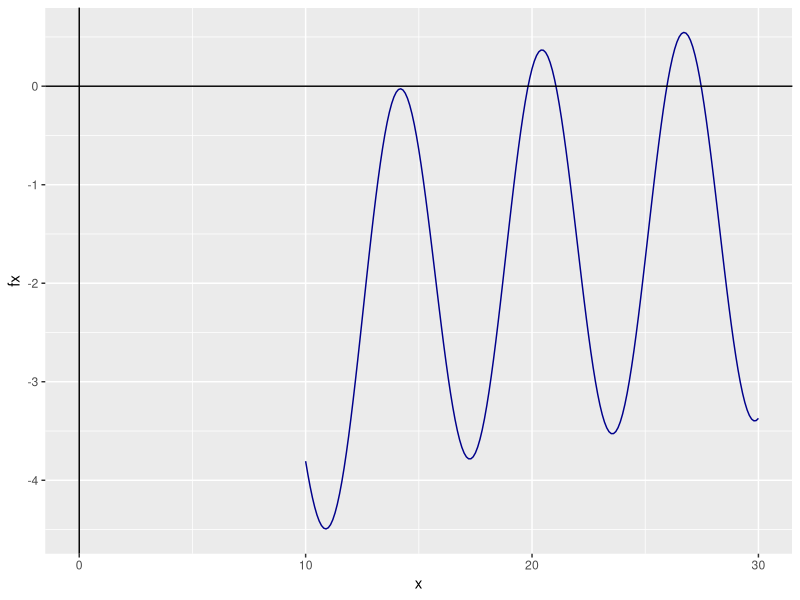
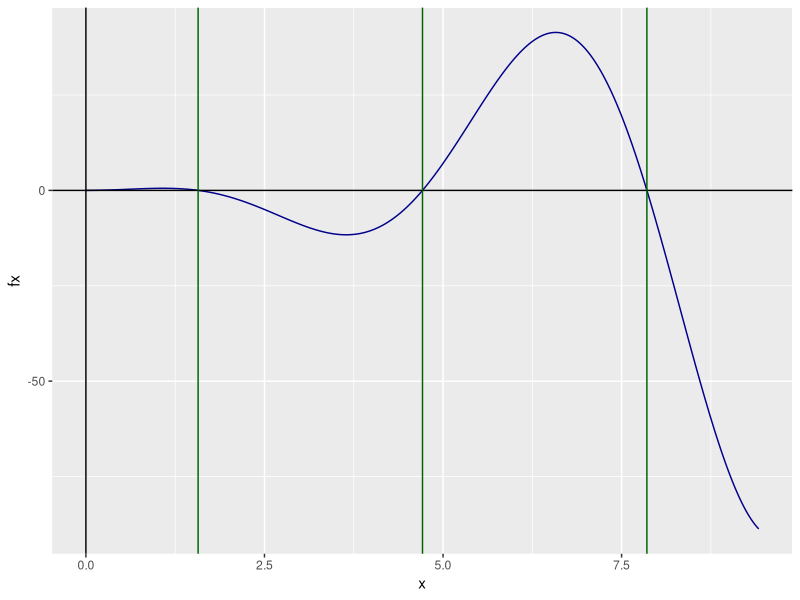

The R source for these figures, in order:
## ---- chunk 1
knitr::opts_chunk$set(echo = FALSE)
setwd(dirname(rstudioapi::getActiveDocumentContext()$path))
write_matex2 <- function(x) {
  begin = "\\begin{bmatrix}"
  end = "\\end{bmatrix}"
  X =
    apply(x, 1, function(x) {
      paste(
        paste(x, collapse = "&"),
        "\\\\"
      )
    })
  paste(c(begin, X, end), collapse = "")
}
## ---- chunk 2
  # Remplace 000000 a continuación por su número de resgistro y no edite nada más en este bloque
  NroReg = 895700
## ---- chunk 3
  d1 = floor( NroReg/10^5 )
  d2 = floor( (NroReg - d1*10^5)/10^4 )
  d3 = floor( (NroReg - d1*10^5 - d2*10^4)/10^3 )
  d4 = floor( (NroReg - d1*10^5 - d2*10^4 - d3*10^3)/10^2 )
  d5 = floor( (NroReg - d1*10^5 - d2*10^4 - d3*10^3 - d4*10^2)/10^1)
  d6 = floor( (NroReg - d1*10^5 - d2*10^4 - d3*10^3 - d4*10^2 - d5*10^1)/10^0)
## ---- chunk 4
  # Ingrese en este bloque de código las librerías que utilizará
  library(ggplot2)
  library(flextable)
  library(tidyverse)

## ---- chunk 5
 # Edite las líneas que considere erróneas
  NewtonRapshon <- function(f,df,p0,Tol,N){
    #Paso 1
    i = 1
    #Paso 2
    while (i <= N){
      #Paso 3
        p = p0 - f(p0)/df(p0) #df(p0)/f(p0)
      #Paso 4
        if (abs(p-p0) < Tol){return(p)} #abs[p0-p]. Agregue los corchetes. Return(p)
      #Paso 5
        i = i + 1
      #Paso 6
        p0 = p
    }
    #Paso 7
      return(paste('El método falla luego de ', N, ' iteraciones')) #cambie n por N
  }
## ---- chunk 6
f <- function(x){
  return(2*sin(x)-exp(10/x))
}

#Instancio un vector que me va a indicar los puntos en la función
x <- seq(10, 30, by = 0.1)

#Genero los puntos
fx <- f(x)

#Creo un data frame con los x e y
df <- data.frame(x, fx)

#Instancio los datos
gg_fx <- ggplot(data = df)

#Agrego la capa con los datos
gg_fx <- gg_fx + aes(x = x, y = fx)

#Est grafica una linea
gg_fx <- gg_fx + geom_line(linetype = 1, colour = "darkblue")

#Agrego el eje X
gg_fx <- gg_fx + geom_vline(xintercept = 0, linetype = 1)

#Agrego el eje Y
gg_fx <- gg_fx + geom_hline(yintercept = 0, linetype = 1)

#Grafico
gg_fx
## ---- chunk 7
  # En este bloque, aplique el algoritmo de NR para hallar las raíces. No olvide imprimir los resultados.
  # Incluya aquí mismo cualquier cálculo adicional que requiera.


df <- function(x){return(eval(D(expression(2*sin(x)-exp(10/x)), "x"), list(x = x)))}

NewtonRapshon(f = f(x=20), df = df(x=20), p0 = 20, 0.0001, 100)
NewtonRapshon(f = f(x=21), df = df(x=21), p0 = 21, 0.0001, 100)
NewtonRapshon(f = f(x=26), df = df(x=26), p0 = 26, 0.0001, 100)
NewtonRapshon(f = f(x=27), df = df(x=27), p0 = 27, 0.0001, 100)
## ---- chunk 8
f <- function(x){
  return(2*sin(x)-exp(10/x))
}
NewtonRapshon <- function(f,df,p0,Tol,N){
    #Paso 1
    i = 1
    #Paso 2
    while (i <= N){
      #Paso 3
        p = p0 - f(p0)/df(p0) #df(p0)/f(p0)
      #Paso 4
        if (abs(p-p0) < Tol){return(p0)} #abs[p0-p]. Agregue los corchetes 
      #Paso 5
        i = i + 1
      #Paso 6
        p0 = p
      
      #Para que imprima 7 veces
        if (i <= 7) {
          print(p0)
        }
    }
    #Paso 7
      return(paste('El método falla luego de ', N, ' iteraciones')) #cambie n por N
}

p0 <- 17
NewtonRapshon(f = f(x=p0), df = df(x=p0), p0 = p0, 0.0001, 100)
## ---- chunk 9
# Ingrese aquí la función con el algoritmo que programó del método de Regula Falsi

f <- function(x){
  return(x^2*cos(x))
}

FalsaPosicion <- function(p0, p1, tol, n = 100){
  
  q0 <- f(p0)
  q1 <- f(p1)
  
  for (i in 2:n){
    p = p1 -q1*(p1-p0)/(q1-q0)
    
    if (abs(p-p1) < tol){
      return(p)
    }
    
    q = f(p)
    
    if (q*q1 < 0){
      p0 <- p1
      q0 <- q1
    }
    
    p1 <- p
    q1 <- q
  }
  
  return(paste("El método falló luego de ", n, " iteraciones"))
}
## ---- chunk 10
  # En este bloque, aplique el algoritmo de RF para hallar las raíces. No olvide imprimir los resultados.
  # Incluya aquí mismo cualquier cálculo adicional que requiera.

#Se observa un raiz en aproximadamente 0
raiz0 <- FalsaPosicion(p0 = 0, p1 = 0.1, tol = 0.0000001)
raiz0
#Se observa una raiz entre 1.5 y 1.8
raiz1 <- FalsaPosicion(p0 = 1.5, p1 = 1.8, tol = 0.0000001)
raiz1
#Se observa una raiz entre 5.5 y 5.8
raiz2 <- FalsaPosicion(p0 = 5.5, p1 = 5.8, tol = 0.0000001)
raiz2
#Se observa una raiz entre 7.5 y 8
raiz3 <-FalsaPosicion(p0 = 7.5, p1 = 8, tol = 0.0000001)
raiz3
## ---- chunk 11
  # Aquí puede modificar el algoritmo RF del punto anterior para que imprima, o bien puede realizar las cuentas "a mano" (paso a paso, cada una de las iteraciones)
FalsaPosicion <- function(p0, p1, tol, n = 100){
  
  q0 <- f(p0)
  q1 <- f(p1)
  
  p = p1 -q1*(p1-p0)/(q1-q0)
    
  q = f(p)
    
  if (q*q1 < 0){
    p0 <- p1
    q0 <- q1
  }
    
  p1 <- p
  q1 <- q
  
  return(p)
}
FalsaPosicion(p0 = 5, p1 = 6, tol = 0.0000001, n = 0)
## ---- chunk 12
#Instancio un vector que me va a indicar los puntos en la función
x <- seq(0, 3*pi, by = 0.01)

#Genero los puntos
fx <- f(x)

#Creo un data frame con los x e y
df <- data.frame(x, fx)

#Instancio los datos
gg_fx <- ggplot(data = df)

#Agrego la capa con los datos
gg_fx <- gg_fx + aes(x = x, y = fx)

#Est grafica una linea
gg_fx <- gg_fx + geom_line(linetype = 1, colour = "darkblue")

#Agrego el eje X
gg_fx <- gg_fx + geom_vline(xintercept = 0, linetype = 1)

#Agrego el eje Y
gg_fx <- gg_fx + geom_hline(yintercept = 0, linetype = 1)

#Agrego la línea vertical en las raices
gg_fx <- gg_fx + geom_vline(xintercept = raiz1, linetype = 1, colour="darkgreen")
gg_fx <- gg_fx + geom_vline(xintercept = raiz2, linetype = 1, colour="darkgreen")
gg_fx <- gg_fx + geom_vline(xintercept = raiz3, linetype = 1, colour="darkgreen")

#Grafico
gg_fx
## ---- chunk 13
  set.seed(NroReg)
  datos = matrix(rnorm(3000,10,2),nrow = 1000, ncol = 3)
  A = round(cor(datos),4)
  rm(datos)
  B = matrix(round(rnorm(16,20,5),0),nrow = 4, ncol = 4)
## ---- chunk 14
  # En este bloque de código debe ingresar su algoritmo de Cholesky
Cholesky <- function(A){
  n <- nrow(A)
  
  L <- matrix(rep(0, times = n^2), nrow = n, ncol = n, byrow = TRUE)
  
  # Paso 1 ------------------------------------------------------------------
  L[1,1] <- sqrt(A[1,1])
  

  # Paso 2 ------------------------------------------------------------------
  for (j in 2:n){
    L[j,1] <- A[j,1]/L[1,1]
  }
  

  # Paso 3 ------------------------------------------------------------------
  for (i in 2:(n-1)) {

    # Paso 4 ------------------------------------------------------------------
    suma <- 0
    for (k in 1:(i-1)) {
      suma <- suma + L[i,k]^2
    }
    
    L[i,i] <- sqrt(A[i,i] - suma)
    

    # Paso 5 ------------------------------------------------------------------
    for (j in (i+1):n) {
      
      suma <- 0
      for (k in 1:(i-1)) {
        suma <- suma + L[j,k]*L[i,k]
      }
      
      L[j,i] <- (A[j,i] - suma)/L[i,i] 
      
    }
  }
  
  # Paso 6 ------------------------------------------------------------------
  suma <- 0
  for (k in 1:(n-1)) {
    suma <- suma + L[n,k]^2
  }
  
  L[n,n] <- sqrt(A[n,n]-suma)
  
  return(L)
  
}
## ---- chunk 15
  # En este bloque de código debe Aplicar el algoritmo a la matriz A, e imprimir el resultado
  A <- matrix(c(1, 0.0481, 0.0105,
              0.0481, 1, 0.0116,
              0.0105, 0.0116, 1), nrow = 3, ncol = 3, byrow = TRUE)

test <- Cholesky(A)

print(test)
## ---- chunk 16
  # En este bloque de código debe ingresar su algoritmo LU
LU <- function(matriz_coeficientes){
  n_incognitas = nrow(matriz_coeficientes)
  
  L <- matrix(rep(0, times = n_incognitas^2), nrow = n_incognitas, ncol = n_incognitas, byrow = TRUE)
  U <- matrix(rep(0, times = n_incognitas^2), nrow = n_incognitas, ncol = n_incognitas, byrow = TRUE)
  
  # -------- PASO 1
  for (i in 1:(n_incognitas-1)) {
    #Completo con 1 la diagonal principal de L.
    L[i,i] <- 1
    
    for (j in (i+1):n_incognitas) {
      L[i,j] <- 0
    }
  }
  
  #El último lo completo a mano
  L[n_incognitas, n_incognitas] <- 1
  
  U[1,1] <- matriz_coeficientes[1,1]
  
  
  if(U[1,1] == 0){
    return("factorizacion imposible")
  }
  
  # -------- PASO 2
  
  for (j in 2:n_incognitas) {
    U[1,j] <- matriz_coeficientes[1,j]
    L[j,1] <- matriz_coeficientes[j,1]/U[1,1]
  }
  
  
  # -------- PASO 3
  
  for(i in 2:(n_incognitas-1)){
    
    # -------- PASO 4
    suma <- 0
    for (k in 1:(i-1)) {
      suma <- suma + L[i,k]*U[k,i]
    }
    
    U[i,i] <- matriz_coeficientes[i,i] - suma
    
    
    if(U[i,i] == 0){
      return("factorizacion imposible")
    }
    
    # -------- PASO 5
    
    for (j in (i+1):n_incognitas) {
      sumaU <- 0
      sumaL <- 0
      for (k in 1:(i-1)) {
        sumaU <- sumaU + L[i,k]*U[k,j]
        sumaL <- sumaL + L[j,k]*U[k,i]
      }
      
      U[i,j] <- (1/L[i,i])* (matriz_coeficientes[i,j] - sumaU)
      L[j,i] <- (1/U[i,i])* (matriz_coeficientes[j,i] - sumaL)
      
    }
    
    
  }
  
  
  # -------- PASO 6
  
  
  suma <- 0
  for (k in 1:(n_incognitas-1)) {
    suma <- suma + L[n_incognitas,k]*U[k,n_incognitas]
  }
  U[n_incognitas, n_incognitas] <- matriz_coeficientes[n_incognitas,n_incognitas] - suma
  
  
  # -------- PASO 7
  return(list("L" = L, "U" = U))
}
## ---- chunk 17
  # En este bloque de código debe Aplicar el algoritmo a la matriz A, e imprimir el resultado
    
A <- matrix(c(20, 18, 16, 18,
              16, 15, 29, 18,
              19, 21, 15, 26,
              19, 3, 16, 19), nrow = 4, ncol = 4, byrow = TRUE)

LU(matriz_coeficientes = A)

L <- LU(A)$L
U <- LU(A)$U

L%*%U
## ---- chunk 18
# No edite nada en ese bloque
x = c(-2.0, -1.5, -1.0, -0.5,  0.0,  0.5,  1.0,  1.5,  2.0)
y = c(0.0769, 0.1290, 0.2500, 0.5714, 1.0000, 0.5714, 0.2500, 0.1290, 0.0769)
df = data.frame(x,y)
df %>% 
  flextable() %>%
  colformat_num(digits = 4)
set.seed(NroReg)
x0 = x[runif(1,min=1, max=length(x))]+0.25
## ---- chunk 19

## ---- chunk 20

## ---- chunk 21

## ---- chunk 22

## ---- chunk 23
